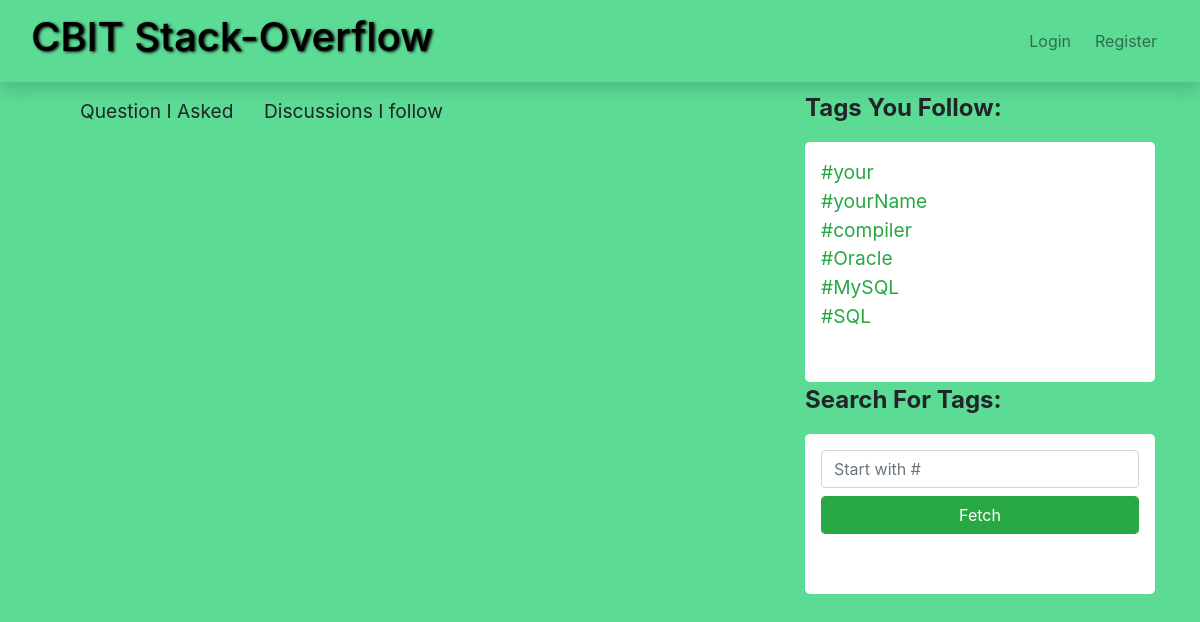
The page /QuestionsPage/ (signed in) on the database its author committed.
### project/models.py (models this page shows, shortened)
class Tags(db.Model):
	Tagid=db.Column(db.Integer, primary_key=True)
	Tagtitle=db.Column(db.String(30), nullable=False)

### project/discussions/routes.py (the view)
@discussions.route('/QuestionsPage/')
def QuesPage():
	if "user_id" in session.keys():
		present_user=db.session.query(User).get(session['user_id'])
		Tags=present_user.user_tags()
		return render_template("QuesPage.html",Tags=Tags)
	else:
		return "ACCESS DENIED"

### project/__init__.py (called while the page is built)
        def _fk_pragma_on_connect(dbapi_con, con_record):
            dbapi_con.execute('pragma foreign_keys=ON')

### project/models.py (called while the page is built)
	def user_tags(self):
		tags_dict=db.session.query(Tags).join(TagsFollowing, Tags.Tagid==TagsFollowing.TFtagId).filter(self.Uid==TagsFollowing.TFuserId).all()
		return tags_dict

### project/templates/QuesPage.html (shortened to what this page needs)
{% extends "layout.html" %}
{% block mainSection %}
<section class="container">
	<div class="row" >
		<div class="col-12 col-md-12">
			<button  id="P1" onclick="javascript: loadQues('1');" class="btn feedButton" style="font-size:120%;margin-left: 1%;">Question I Asked</button>
			<button  id="P2" onclick="javascript: loadQues('2');" style="font-size:120%;" class="btn feedButton">Discussions I follow</button>
		</div>
	</div>
</section>
{% endblock mainSection %}

### project/templates/layout.html (shortened to what this page needs)
<!doctype html>
<html lang="en">
  <head>
    <link rel="stylesheet" href="https://cdn.jsdelivr.net/npm/bootstrap@4.5.3/dist/css/bootstrap.min.css">
    <link rel="stylesheet" type="text/css" href="{{url_for('static',filename='style.css')}}">
  </head>
  <body>
    <header class="mb-2 sticky-top bg-light">
        <nav class="navbar navbar-light shadow sticky-top navbar-expand-sm ">
          <div class="container-fluid">
            <div class="navbar-header" >
                <div class="navbar-brand"><a href="{{url_for('users.homepage')}}"><h1 class="text-center" >CBIT Stack-Overflow</h1></a></div>
            </div>
            {% if "username" in session.keys() %}
            <div class="collapse navbar-collapse" id="navbarToggler1" >
              <ul class="nav navbar-nav navbar-right ml-auto" >
                <li ><a href="{{url_for('discussions.QuesPage')}}" id="FeedPage" class=" mx-1">Discussions</a></li>
                <li ><a href="{{url_for('discussions.AllQuestions')}}" id="ExplorePage" class=" mx-1">Explore</a></li>
               <!--  <li><a href="#" id="SearchPage" class="nav-link mx-1"><i class="fa fa-search"></i>Search</a></li>
              </ul> -->
            </div>
            <div class="dropdown nav-item ml-auto"  >
                  <a href="#" class="nav-link dropdown-toggle " data-toggle="dropdown">
                     <img src="{{url_for('static',filename='profile/temp_pic.jpg')}}" alt="profile" style="width: 2em;height: 2em;border-radius: 40%">
                  </a>
                  <div class="dropdown-menu dropdown-menu-right  " style="width: 50%;">
                          <p class="dropdown-header text-center" ><strong> {{session['username']}}</strong></p>
                          <a class="dropdown-item text-center" href="{{url_for('users.profile',userName=session['username'])}}">Profile</a>
                          <a class="dropdown-item text-center" href="{{url_for('users.Account')}}">Account</a>
                          <a class="dropdown-item text-center" href="{{url_for('users.logout')}}">Logout</a>
                  </div>
            </div>
            <button class="navbar-toggler" type="button" data-toggle="collapse" data-target="#navbarToggler1" aria-controls="navbarToggler1" aria-expanded="false" aria-label="Toggle navigation">
                <span class="navbar-toggler-icon"> </span>
            </button>
            {% else %}
            <div class="collapse navbar-collapse" id="navbarToggler1">
              <ul class="nav navbar-nav navbar-right ml-auto">
                <li ><a href="{{url_for('users.login')}}" class="nav-link mx-1">Login</a></li>
                <li><a href="{{url_for('users.register')}}" class="nav-link mx-1">Register</a></li>
              </ul>
            </div>
            {% endif %}
          </div>
        </nav>
    </header>
    <div class="container">
        <div class="row">
          <div class="col-12 col-md-8">
            {% block mainSection %}
            {% endblock mainSection %}
          </div>
          {% if 'user_id' in session.keys()  %}
        <aside class="col-12 col-sm-12 col-md-4 additional">
              <p style="font-size: 150%;font-weight: bold;">Tags You Follow:</p>
              <div class=" mt-2 overflow-auto bg-white rounded-lg p-3" style=" height: 15em;" >
                  {% for tag in Tags %}
                      <div>
                        <a class="text-success" style=" font-size:120%;" href="{{url_for('discussions.TagInfo', tag_id=tag.Tagid)}}">{{tag.Tagtitle}}</a>
                      </div>
                  {% endfor %}
              </div>
              <p style="font-size: 150%;font-weight: bold;">Search For Tags:</p>
              <div class=" mt-2 overflow-auto bg-white rounded-lg p-3" style=" height: 10em;" >
                  <form action="{{url_for('discussions.fetchTags')}}" class="form" id="FetchTags"  method="post">
                      <input type="text" class="form-control" placeholder="Start with #" name="tagname" />
                      <input type="submit" class="form-control btn btn-success mt-2" name="submit" value="Fetch" />
                  </form>
              </div>
            </div>
        {% endif %}
        </div>
  </body>
</html>

### project/static/style.css (style rules this page uses)
header,nav { background: #5CDB95; }
body { background: #5CDB95; }
a { color:#000; }
h1 { text-shadow: 1.5px 1px 3px #000; }

### rows shown on the page
Tags: Tagtitle "#your"
Tags: Tagtitle "#yourName"
Tags: Tagtitle "#compiler"
Tags: Tagtitle "#Oracle"
Tags: Tagtitle "#MySQL"
Tags: Tagtitle "#SQL"
